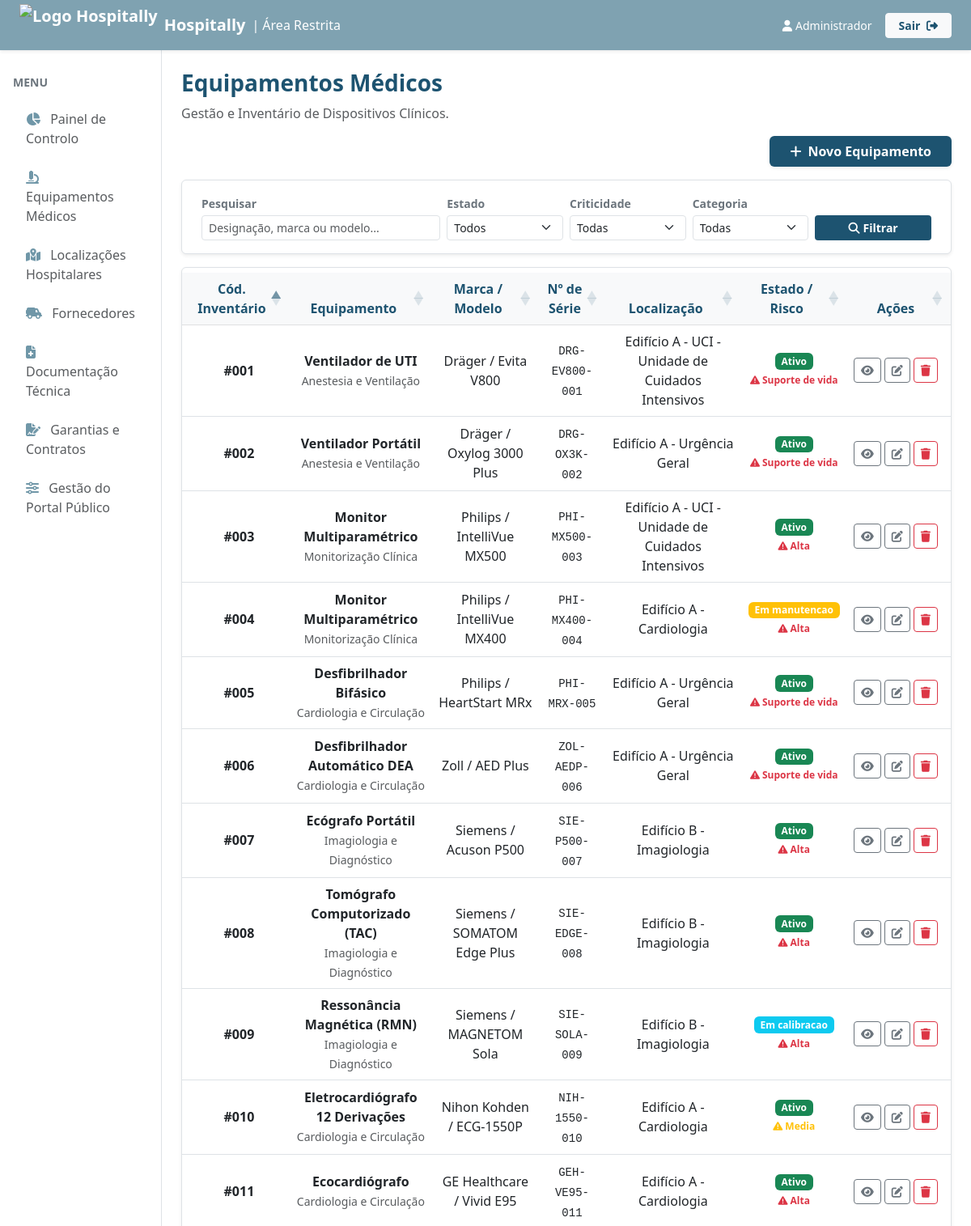
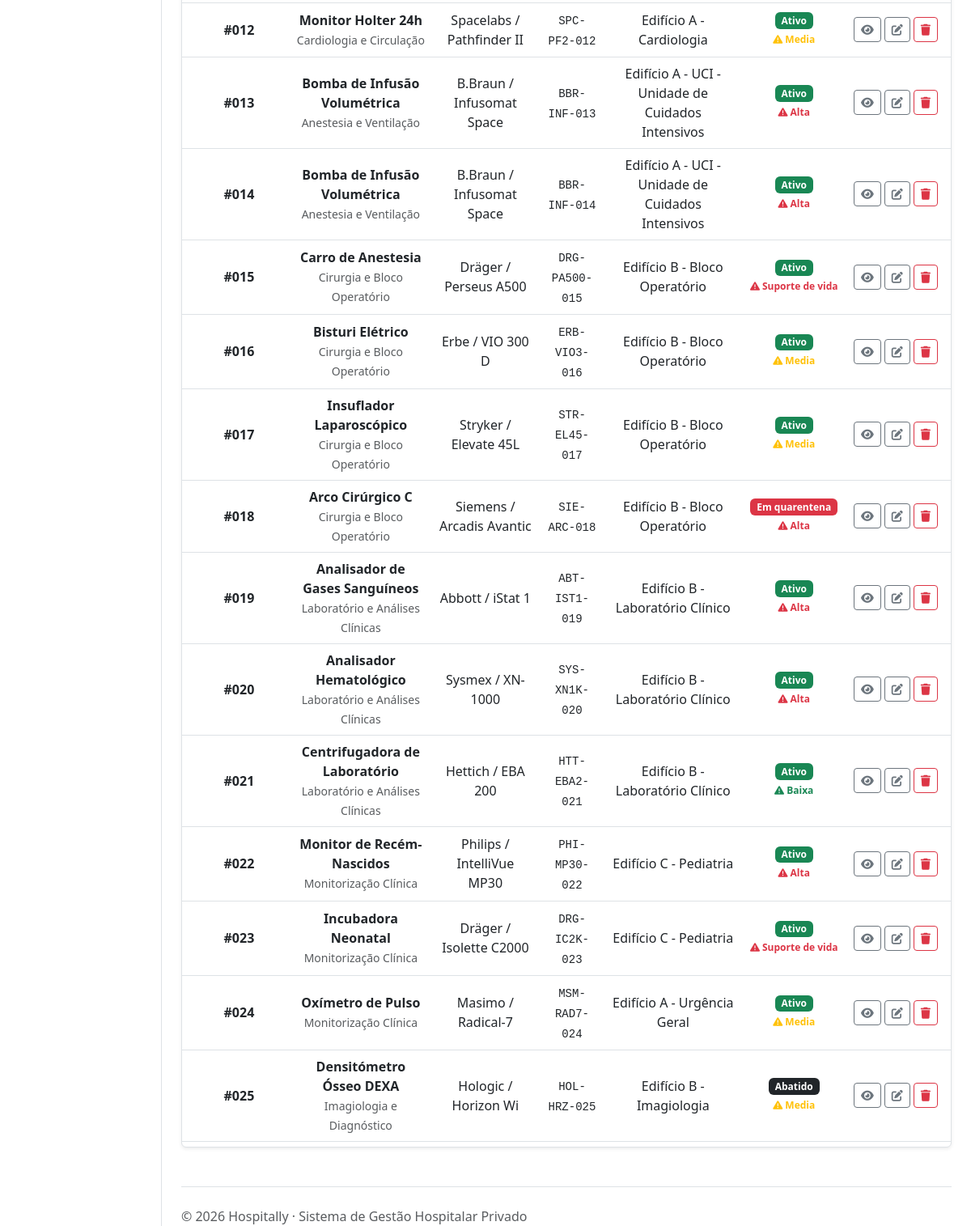
The app's page /private/equipamentos.php (signed in) with its own data (2 pictures, top to bottom).
### tables this page shows
CREATE TABLE IF NOT EXISTS `Equipamento` (
  `codInventario` int NOT NULL AUTO_INCREMENT,
  `codCategoria` int NOT NULL,
  `codLocalizacao` int NOT NULL,
  `designacao` varchar(150) NOT NULL,
  `marca` varchar(100) NOT NULL,
  `modelo` varchar(100) NOT NULL,
  `nrSerie` varchar(100) NOT NULL,
  `fabricante` varchar(100) NOT NULL,
  `dataAquisicao` date,
  `anoFabrico` int,
  `custoAquisicao` decimal(10,2),
  `tipoEntrada` varchar(20) NOT NULL,
  `estado` varchar(30) NOT NULL,
  `criticidade` varchar(20) NOT NULL,
  `observacoes` text,
  CONSTRAINT `pk_Equipamento` PRIMARY KEY (`codInventario`),
  CONSTRAINT `uq_Equipamento_serie` UNIQUE (`nrSerie`, `fabricante`, `modelo`),
  CONSTRAINT `ck_Equipamento_tipoEntrada` CHECK (`tipoEntrada` IN ('compra', 'doacao', 'aluguer', 'emprestimo')),
  CONSTRAINT `ck_Equipamento_estado` CHECK (`estado` IN ('Ativo', 'Em manutencao', 'Inativo', 'Em calibracao', 'Em quarentena', 'Abatido')),
  CONSTRAINT `ck_Equipamento_criticidade` CHECK (`criticidade` IN ('Baixa', 'Media', 'Alta', 'Suporte de vida'))
);

CREATE TABLE IF NOT EXISTS `Categoria` (
  `codCategoria` int NOT NULL AUTO_INCREMENT,
  `designacao` varchar(100) NOT NULL,
  `descricao` text,
  CONSTRAINT `pk_Categoria` PRIMARY KEY (`codCategoria`)
);

### private/includes/funcoes.php (called while the page is built, shortened)
<?php
function aes_encrypt($value)
{
    $encrypted = openssl_encrypt($value, OPENSSL_METHOD, OPENSSL_KEY, OPENSSL_RAW_DATA, OPENSSL_IV);
    return bin2hex($encrypted);
}

### private/equipamentos.php (the view, shortened to what this page needs)
<?php
require_once __DIR__ . '/includes/funcoes.php';
$dsn = "mysql:host=" . MYSQL_HOST . ";port=" . MYSQL_PORT . ";dbname=" . MYSQL_DATABASE . ";charset=utf8";
$filtro_q           = trim($_GET['q']            ?? '');
try {
    $ligacao = new PDO($dsn, MYSQL_USERNAME, MYSQL_PASSWORD);
    $ligacao->setAttribute(PDO::ATTR_ERRMODE, PDO::ERRMODE_EXCEPTION);
    $filtroParams = [];
    $filtroWhere  = [];
    $whereClause = !empty($filtroWhere) ? 'WHERE ' . implode(' AND ', $filtroWhere) : '';
    $stmtLista = $ligacao->prepare("
        SELECT e.codInventario, e.designacao, e.marca, e.modelo, e.nrSerie, e.estado, e.criticidade,
               c.designacao AS categoria,
               CONCAT(l.edificio, ' - ', l.servico) AS localizacao
        FROM Equipamento e
        LEFT JOIN Categoria c ON e.codCategoria = c.codCategoria
        LEFT JOIN Localizacao l ON e.codLocalizacao = l.codLocalizacao
        $whereClause
        ORDER BY e.codInventario
    ");
    $stmtLista->execute($filtroParams);
    $resultados   = $stmtLista->fetchAll(PDO::FETCH_OBJ);
    $erro = '';
} catch (PDOException $err) {
    $erro = "Aconteceu um erro na ligação à base de dados.";
    $resultados = []; $categorias = []; $localizacoes = []; $todosFornecedores = [];
}
include 'includes/header.php';
include 'includes/nav.php';
?>
<div class="container-fluid">
    <div class="row">
        <?php include 'includes/sidebar.php'; ?>
        <main class="col-md-9 ms-sm-auto col-lg-10 px-md-4 pt-4">
            <h1 class="h3 fw-bold" style="color: #1d5370;">Equipamentos Médicos</h1>
            <p class="text-muted">Gestão e Inventário de Dispositivos Clínicos.</p>
            <div class="d-flex justify-content-end mb-3">
                <button class="btn text-white fw-bold px-4 shadow-sm" style="background-color: #1d5370;"
                        data-bs-toggle="modal" data-bs-target="#modalNovoEquipamento">
                    <i class="fa-solid fa-plus me-2"></i>Novo Equipamento
                </button>
            </div>
            <div class="card border shadow-sm rounded bg-white mb-3">
                <div class="card-body py-3 px-4">
                    <form method="GET" action="equipamentos.php" class="row g-2 align-items-end">
                        <div class="col-12 col-md-4">
                            <label class="form-label fw-bold text-secondary small mb-1">Pesquisar</label>
                            <input type="text" class="form-control form-control-sm" name="q"
                                   placeholder="Designação, marca ou modelo..."
                                   value="<?= htmlspecialchars($filtro_q) ?>">
                        </div>
                        <div class="col-6 col-md-2">
                            <label class="form-label fw-bold text-secondary small mb-1">Estado</label>
                            <select class="form-select form-select-sm" name="estado">
                                <option value="">Todos</option>
                            </select>
                        </div>
                        <div class="col-6 col-md-2">
                            <label class="form-label fw-bold text-secondary small mb-1">Criticidade</label>
                            <select class="form-select form-select-sm" name="criticidade">
                                <option value="">Todas</option>
                            </select>
                        </div>
                        <div class="col-6 col-md-2">
                            <label class="form-label fw-bold text-secondary small mb-1">Categoria</label>
                            <select class="form-select form-select-sm" name="codCategoria">
                                <option value="">Todas</option>
                            </select>
                        </div>
                        <div class="col-6 col-md-2 d-flex gap-2">
                            <button type="submit" class="btn btn-sm fw-bold text-white w-100" style="background-color: #1d5370;">
                                <i class="fa-solid fa-magnifying-glass me-1"></i>Filtrar
                            </button>
                        </div>
                    </form>
                </div>
            </div>
            <div class="table-responsive bg-white rounded shadow-sm border">
                <?php if (!empty($erro)) : ?>
                    <p class="text-center text-danger p-4"><?= $erro ?></p>
                <?php elseif (count($resultados) == 0) : ?>
                    <p class="text-muted p-4">Não existem equipamentos registados.</p>
                <?php else : ?>
                    <table class="table table-hover align-middle mb-0" id="tabelaEquipamentos">
                        <thead class="table-light">
                            <tr>
                                <th class="text-center ps-3" style="color: #1d5370;">Cód. Inventário</th>
                                <th class="text-center" style="color: #1d5370;">Equipamento</th>
                                <th class="text-center" style="color: #1d5370;">Marca / Modelo</th>
                                <th class="text-center" style="color: #1d5370;">Nº de Série</th>
                                <th class="text-center" style="color: #1d5370;">Localização</th>
                                <th class="text-center" style="color: #1d5370;">Estado / Risco</th>
                                <th class="text-center pe-3" style="color: #1d5370;">Ações</th>
                            </tr>
                        </thead>
                        <tbody>
                            <?php foreach ($resultados as $eq) : ?>
                            <?php
                                $estadoCor = match($eq->estado) {
                                    'Ativo'         => 'success',
                                    'Em manutencao' => 'warning',
                                    'Em calibracao' => 'info',
                                    'Em quarentena' => 'danger',
                                    'Abatido'       => 'dark',
                                    default         => 'secondary'
                                };
                                $criticidadeCor = match($eq->criticidade) {
                                    'Alta', 'Suporte de vida' => 'danger',
                                    'Media'                   => 'warning',
                                    default                   => 'success'
                                };
                            ?>
                            <tr>
                                <td class="text-center ps-3 fw-bold">#<?= str_pad($eq->codInventario, 3, '0', STR_PAD_LEFT) ?></td>
                                <td class="text-center">
                                    <div class="fw-bold text-dark"><?= htmlspecialchars($eq->designacao) ?></div>
                                    <small class="text-muted"><?= htmlspecialchars($eq->categoria ?? '-') ?></small>
                                </td>
                                <td class="text-center"><?= htmlspecialchars($eq->marca) ?> / <?= htmlspecialchars($eq->modelo) ?></td>
                                <td class="text-center"><code class="text-dark"><?= htmlspecialchars($eq->nrSerie) ?></code></td>
                                <td class="text-center"><?= htmlspecialchars($eq->localizacao ?? '-') ?></td>
                                <td class="text-center">
                                    <div class="d-flex flex-column align-items-center justify-content-center">
                                        <span class="badge bg-<?= $estadoCor ?> mb-1"><?= htmlspecialchars($eq->estado) ?></span>
                                        <small class="text-<?= $criticidadeCor ?> fw-bold" style="font-size: 0.75rem; white-space: nowrap;">
                                            <i class="fa-solid fa-triangle-exclamation"></i> <?= htmlspecialchars($eq->criticidade) ?>
                                        </small>
                                    </div>
                                </td>
                                <td class="text-center pe-3">
                                    <div class="d-flex justify-content-center align-items-center">
                                        <a href="equipamentos.php?ver=<?= aes_encrypt($eq->codInventario) ?>"
                                           class="btn btn-sm btn-outline-secondary me-1" title="Consultar Ficha">
                                            <i class="fa-solid fa-eye"></i>
                                        </a>
                                        <a href="equipamentos.php?editar=<?= aes_encrypt($eq->codInventario) ?>"
                                           class="btn btn-sm btn-outline-secondary me-1" title="Editar">
                                            <i class="fa-solid fa-pen-to-square"></i>
                                        </a>
                                        <a href="equipamentos.php?remover=<?= aes_encrypt($eq->codInventario) ?>"
                                           class="btn btn-sm btn-outline-danger" title="Remover">
                                            <i class="fa-solid fa-trash"></i>
                                        </a>
                                    </div>
                                </td>
                            </tr>
                            <?php endforeach; ?>
                        </tbody>
                    </table>
                <?php endif; ?>
            </div>
            <footer class="pt-4 mt-5 text-muted border-top">
                &copy; 2026 Hospitally &middot; Sistema de Gestão Hospitalar Privado
            </footer>
        </main>
    </div>
</div>
<?php include 'includes/footer.php'; ?>

### records on screen
equipamento: codInventario "001", designacao "Ventilador de UTI", codCategoria.designacao "Anestesia e Ventilação", marca "Dräger", modelo "Evita V800", nrSerie "DRG-EV800-001", localizacao "Edifício A - UCI - Unidade de Cuidados Intensivos", estado "Ativo", criticidade "Suporte de vida"
equipamento: codInventario "002", designacao "Ventilador Portátil", codCategoria.designacao "Anestesia e Ventilação", marca "Dräger", modelo "Oxylog 3000 Plus", nrSerie "DRG-OX3K-002", localizacao "Edifício A - Urgência Geral", estado "Ativo", criticidade "Suporte de vida"
equipamento: codInventario "003", designacao "Monitor Multiparamétrico", codCategoria.designacao "Monitorização Clínica", marca "Philips", modelo "IntelliVue MX500", nrSerie "PHI-MX500-003", localizacao "Edifício A - UCI - Unidade de Cuidados Intensivos", estado "Ativo", criticidade "Alta"
equipamento: codInventario "004", designacao "Monitor Multiparamétrico", codCategoria.designacao "Monitorização Clínica", marca "Philips", modelo "IntelliVue MX400", nrSerie "PHI-MX400-004", localizacao "Edifício A - Cardiologia", estado "Em manutencao", criticidade "Alta"
equipamento: codInventario "005", designacao "Desfibrilhador Bifásico", codCategoria.designacao "Cardiologia e Circulação", marca "Philips", modelo "HeartStart MRx", nrSerie "PHI-MRX-005", localizacao "Edifício A - Urgência Geral", estado "Ativo", criticidade "Suporte de vida"
equipamento: codInventario "006", designacao "Desfibrilhador Automático DEA", codCategoria.designacao "Cardiologia e Circulação", marca "Zoll", modelo "AED Plus", nrSerie "ZOL-AEDP-006", localizacao "Edifício A - Urgência Geral", estado "Ativo", criticidade "Suporte de vida"
equipamento: codInventario "007", designacao "Ecógrafo Portátil", codCategoria.designacao "Imagiologia e Diagnóstico", marca "Siemens", modelo "Acuson P500", nrSerie "SIE-P500-007", localizacao "Edifício B - Imagiologia", estado "Ativo", criticidade "Alta"
equipamento: codInventario "008", designacao "Tomógrafo Computorizado (TAC)", codCategoria.designacao "Imagiologia e Diagnóstico", marca "Siemens", modelo "SOMATOM Edge Plus", nrSerie "SIE-EDGE-008", localizacao "Edifício B - Imagiologia", estado "Ativo", criticidade "Alta"
equipamento: codInventario "009", designacao "Ressonância Magnética (RMN)", codCategoria.designacao "Imagiologia e Diagnóstico", marca "Siemens", modelo "MAGNETOM Sola", nrSerie "SIE-SOLA-009", localizacao "Edifício B - Imagiologia", estado "Em calibracao", criticidade "Alta"
equipamento: codInventario "010", designacao "Eletrocardiógrafo 12 Derivações", codCategoria.designacao "Cardiologia e Circulação", marca "Nihon Kohden", modelo "ECG-1550P", nrSerie "NIH-1550-010", localizacao "Edifício A - Cardiologia", estado "Ativo", criticidade "Media"
equipamento: codInventario "011", designacao "Ecocardiógrafo", codCategoria.designacao "Cardiologia e Circulação", marca "GE Healthcare", modelo "Vivid E95", nrSerie "GEH-VE95-011", localizacao "Edifício A - Cardiologia", estado "Ativo", criticidade "Alta"
equipamento: codInventario "012", designacao "Monitor Holter 24h", codCategoria.designacao "Cardiologia e Circulação", marca "Spacelabs", modelo "Pathfinder II", nrSerie "SPC-PF2-012", localizacao "Edifício A - Cardiologia", estado "Ativo", criticidade "Media"
equipamento: codInventario "013", designacao "Bomba de Infusão Volumétrica", codCategoria.designacao "Anestesia e Ventilação", marca "B.Braun", modelo "Infusomat Space", nrSerie "BBR-INF-013", localizacao "Edifício A - UCI - Unidade de Cuidados Intensivos", estado "Ativo", criticidade "Alta"
equipamento: codInventario "014", designacao "Bomba de Infusão Volumétrica", codCategoria.designacao "Anestesia e Ventilação", marca "B.Braun", modelo "Infusomat Space", nrSerie "BBR-INF-014", localizacao "Edifício A - UCI - Unidade de Cuidados Intensivos", estado "Ativo", criticidade "Alta"
equipamento: codInventario "015", designacao "Carro de Anestesia", codCategoria.designacao "Cirurgia e Bloco Operatório", marca "Dräger", modelo "Perseus A500", nrSerie "DRG-PA500-015", localizacao "Edifício B - Bloco Operatório", estado "Ativo", criticidade "Suporte de vida"
equipamento: codInventario "016", designacao "Bisturi Elétrico", codCategoria.designacao "Cirurgia e Bloco Operatório", marca "Erbe", modelo "VIO 300 D", nrSerie "ERB-VIO3-016", localizacao "Edifício B - Bloco Operatório", estado "Ativo", criticidade "Media"
equipamento: codInventario "017", designacao "Insuflador Laparoscópico", codCategoria.designacao "Cirurgia e Bloco Operatório", marca "Stryker", modelo "Elevate 45L", nrSerie "STR-EL45-017", localizacao "Edifício B - Bloco Operatório", estado "Ativo", criticidade "Media"
equipamento: codInventario "018", designacao "Arco Cirúrgico C", codCategoria.designacao "Cirurgia e Bloco Operatório", marca "Siemens", modelo "Arcadis Avantic", nrSerie "SIE-ARC-018", localizacao "Edifício B - Bloco Operatório", estado "Em quarentena", criticidade "Alta"
equipamento: codInventario "019", designacao "Analisador de Gases Sanguíneos", codCategoria.designacao "Laboratório e Análises Clínicas", marca "Abbott", modelo "iStat 1", nrSerie "ABT-IST1-019", localizacao "Edifício B - Laboratório Clínico", estado "Ativo", criticidade "Alta"
equipamento: codInventario "020", designacao "Analisador Hematológico", codCategoria.designacao "Laboratório e Análises Clínicas", marca "Sysmex", modelo "XN-1000", nrSerie "SYS-XN1K-020", localizacao "Edifício B - Laboratório Clínico", estado "Ativo", criticidade "Alta"
equipamento: codInventario "021", designacao "Centrifugadora de Laboratório", codCategoria.designacao "Laboratório e Análises Clínicas", marca "Hettich", modelo "EBA 200", nrSerie "HTT-EBA2-021", localizacao "Edifício B - Laboratório Clínico", estado "Ativo", criticidade "Baixa"
equipamento: codInventario "022", designacao "Monitor de Recém-Nascidos", codCategoria.designacao "Monitorização Clínica", marca "Philips", modelo "IntelliVue MP30", nrSerie "PHI-MP30-022", localizacao "Edifício C - Pediatria", estado "Ativo", criticidade "Alta"
equipamento: codInventario "023", designacao "Incubadora Neonatal", codCategoria.designacao "Monitorização Clínica", marca "Dräger", modelo "Isolette C2000", nrSerie "DRG-IC2K-023", localizacao "Edifício C - Pediatria", estado "Ativo", criticidade "Suporte de vida"
equipamento: codInventario "024", designacao "Oxímetro de Pulso", codCategoria.designacao "Monitorização Clínica", marca "Masimo", modelo "Radical-7", nrSerie "MSM-RAD7-024", localizacao "Edifício A - Urgência Geral", estado "Ativo", criticidade "Media"
equipamento: codInventario "025", designacao "Densitómetro Ósseo DEXA", codCategoria.designacao "Imagiologia e Diagnóstico", marca "Hologic", modelo "Horizon Wi", nrSerie "HOL-HRZ-025", localizacao "Edifício B - Imagiologia", estado "Abatido", criticidade "Media"

### other values on screen
APP_NAME "Hospitally"
$nome "Administrador"
